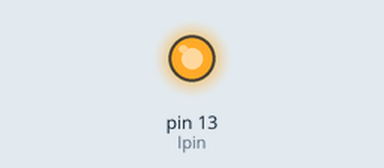
The sketch below on a simulated Arduino Uno, built with avr-gcc and run on an emulated ATmega328P. On the bench: output pins drawn as LEDs (lit = HIGH).

Above: at 0.2 s.
At 39.5 s:
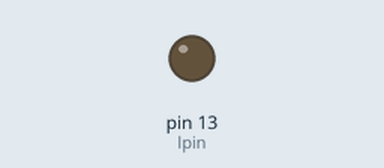
Timing chart, 0 to 43.2 s (numbered marks = the images above):
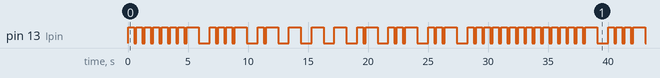

The sketch:

string9.ino
```cpp
int lpin = 13;
int j;
char a[50] = {'H','E','L','L','O'};

void setup() {
  // put your setup code here, to run once:
  Serial.begin(9600);
  pinMode(lpin,OUTPUT);
}

void loop() {
  // put your main code here, to run repeatedly:


for(j=0;a[j]!='\n';j++)
{
  if(a[j] == 'A' || a[j] == 'a')
  {
    Aword();
  }
  else if(a[j] == 'B' ||a[j] == 'b')
  {
    Bword();
  }
  else if(a[j] == 'C' || a[j] == 'c')
  {
    Cword();
  }
  else if(a[j] == 'D' || a[j] == 'd')
  {
    Dword();
  }
  else if(a[j] == 'E' || a[j] == 'e')
  {
    Eword();
  }
  else if(a[j] == 'F' || a[j] =='f')
  {
    Fword();
  }
  else if(a[j] == 'G' || a[j] == 'g')
  {
    Gword();
  }
  else if(a[j] == 'H' || a[j] == 'h')
  {
    Hword();
  }
  else if(a[j] == 'I' || a[j] == 'i')
  {
    Iword();
  }
  else if(a[j] == 'J' || a[j] == 'j')
  {
    Jword();
  }
  else if(a[j] == 'K' || a[j] == 'k')
  {
    Kword();
  }
  else if(a[j] == 'L' || a[j] == 'l')
  {
    Lword();
  }
  else if(a[j] == 'M' || a[j] == 'm')
  {
    Mword();
  }
  else if(a[j] == 'N' || a[j] == 'n')
  {
    Nword();
  }
  else if(a[j] == 'O' || a[j] == 'o')
  {
    Oword();
  }
  else if(a[j] == 'P' || a[j] == 'p')
  {
    Pword();
  }
  else if(a[j] == 'Q' || a[j] == 'q')
  {
    Qword();
  }
  else if(a[j] == 'R' || a[j] == 'r')
  {
    Rword();
  }
  else if(a[j] == 'S' || a[j] == 's')
  {
    Sword();
  }
  else if(a[j] == 'T' || a[j] == 't')
  {
    Tword();
  }
  else if(a[j] == 'U' || a[j] == 'u')
  {
    Uword();
  }
  else if(a[j] == 'V' || a[j] == 'v')
  {
    Vword();
  }
  else if(a[j] == 'W' || a[j] == 'w')
  {
    Wword();
  }
  else if(a[j] == 'X' || a[j] == 'x')
  {
    Xword();
  }
  else if(a[j] == 'Y' || a[j] == 'y')
  {
    Yword();
  }
  else if(a[j] == 'Z' || a[j] == 'z')
  {
    Zword();
  }
}

}

void longtime()
 {
   digitalWrite(lpin,HIGH);
   delay(1000);
   digitalWrite(lpin,LOW);
   delay(900);
 }
void shorttime()
 {
  digitalWrite(lpin,HIGH);
  delay(500);
  digitalWrite(lpin,LOW);
  delay(200);
 }
void Aword()
{
  int i;
  for(i=0;i<2;i++)
  {
    if(i==0)
    {
    shorttime();
    }
   else
    {
    longtime();
    }
  }
}
void Bword()
{
  int i;
   for(i=0;i<4;i++)
   {
    if(i==0)
    {
      longtime();
    }
    else
    {
      shorttime();
    }
   }
}
void Cword()
{
  int i;
   for(i=0;i<4;i++)
   {
    if(i==0||i==2)
    {
      longtime();
    }
    else
    {
      shorttime();
    }
  }
}
void Dword()
{
  int i;
   for(i=0;i<3;i++)
   {
     if(i==0)
      {
      longtime();
      }
     else
     {
      shorttime();
     }
   }
}
 void Eword()
 {
  int i;
  for(i=0;i<1;i++)
  {
    shorttime();
  }
 }
 void Fword()
 {
  int i;
  for(i=0;i<4;i++)
  {
    if(i==3)
    {
      longtime();
    }
    else
    {
      shorttime();
    }
  }
 }
 void  Gword()
 {
  int i;
  for(i=0;i<3;i++)
  {
    if(i==2)
    {
      shorttime();
    }
    else
    {
      longtime();
    }
  }
 }
void Hword()
{
  int i;
  for(i=0;i<4;i++)
  {
  shorttime();
  }
}
void Iword()
 {
  int i;
  for(i=0;i<2;i++)
  {
  shorttime();
  }
 }
void Jword()
{
  int i;
for(i=0;i<4;i++)
{
  if(i==0)
  {
    shorttime();
  }
  else
  {
    longtime();
  }
 }
}
void Kword()
{
  int i;
  for(i=0;i<3;i++)
  {
   if(i==1)
   {
     shorttime();
   }
   else
   {
    longtime();
   }
  }
}
void Lword()
{
  int i;
  for(i=0;i<4;i++)
  {
    if(i==2)
    {
      longtime();
    }
    else
    {
      shorttime();
    }
  }
}
void Mword()
{
  int i;
 for(i=0;i<2;i++)
 {
  longtime();
 }
}
void Nword()
{
  int i;
  for(i=0;i<2;i++)
  {
   if(i==0)
   {
     longtime();
   }
   else
   {
     shorttime();
   }
  }
}
 void Oword()
 {
  int i;
  for(i=0;i<3;i++)
   {
    longtime();
   }
 }
 void Pword()
{
  int i;
  for(i=0;i<4;i++)
  {
    if(i==0||i==3)
    {
      shorttime();
    }
    else
    {
      longtime();
    }
  }
}
 void Qword()
 {
  int i;
  for(i=0;i<4;i++)
  {
    if(i==3)
   {
     shorttime();
   }
    else
   {
     longtime();
   }
  }
}
void Rword()
{
  int i;
  for(i=0;i<3;i++)
  {
   if(i==1)
   {
     longtime();
   }
   else
   {
     shorttime();
   }
 }
}
 void Sword()
{
  int i;
  for(i=0;i<3;i++)
  {
   shorttime();
  }
}
void Tword()
{
  int i;
  for(i=0;i<1;i++)
  {
   longtime();
  }
}
void Uword()
{
  int i;
  for(i=0;i<3;i++)
  {
    if(i==2)
    {
      longtime();
    }
    else
    {
      shorttime();
    }
  }
}
void Vword()
{
  int i;
  for(i=0;i<4;i++)
  {
    if(i==3)
   {
     longtime();
   }
    else
   {
     shorttime();
   }
 }
}
void Wword()
{
  int i;
  for(i=0;i<3;i++)
  {
    if(i==0)
    {
      shorttime();
    }
    else
    {
      longtime();
    }
  }
}
void Xword()
{
  int i;
  for(i=0;i<4;i++)
  {
    if(i==1||i==2)
    {
      shorttime();
    }
    else
   {
    longtime();
   }
  }
}
void Yword()
{
  int i;
  for(i=0;i<4;i++)
   {
    if(i==1)
    {
    shorttime();
    }
    else
    {
    longtime();
    }
  }
}
void Zword()
{
  int i;
  for(i=0;i<3;i++)
  {
    if(i==2)
    {
    shorttime();
    }
   else
    {
    longtime();
    }
  }
}
```

Measured:
- by itself, pin 13 (lpin): moves between LOW and HIGH, repeating every 33.2 s
- by itself, everything shown: repeats every 33.2 s, in 64 steps
